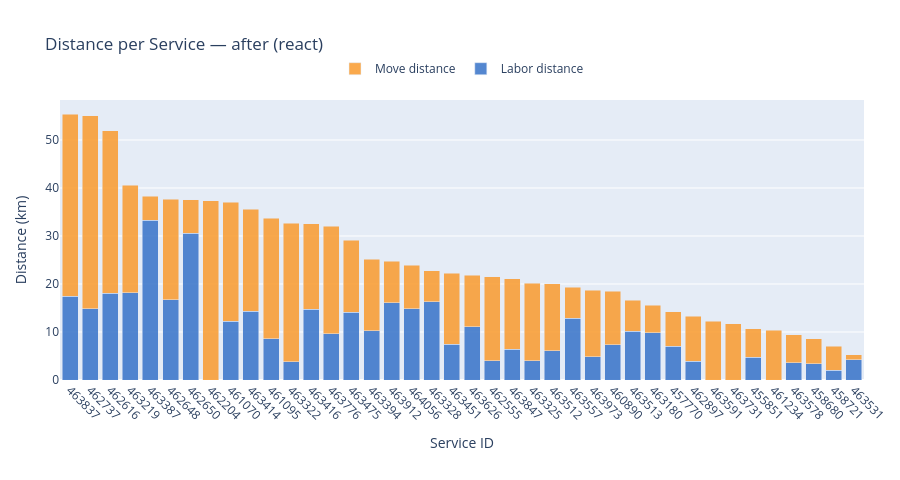
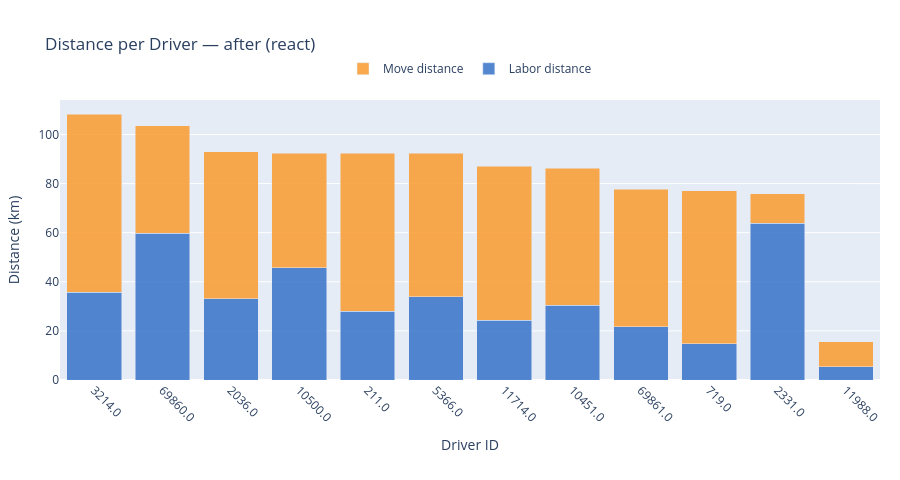

The notebook cell saved with these charts, in order:
### Markdown cell above
---
## Distance per Service / Driver

### Code cell
build_service_distance_figure(rows_after, all_services, LABEL_AFTER).show()
build_driver_distance_figure(rows_after, drivers_after, LABEL_AFTER).show()

### Figure 1 — Plotly figure (JSON) as saved in the notebook; plotly's stock layout.template omitted (floating-point values rounded to 4 significant figures)
{"data": [{"hoverinfo": "text", "hovertext": ["Service 463837<br>Labor: 17.40 km", "Service 462737<br>Labor: 14.80 km", "Service 462616<br>Labor: 18.06 km", "Service 463219<br>Labor: 18.15 km", "Service 463387<br>Labor: 33.24 km", "Service 462648<br>Labor: 16.76 km", "Service 462650<br>Labor: 30.59 km", "Service 462204<br>Labor: 0.00 km", "Service 461070<br>Labor: 12.24 km", "Service 463414<br>Labor: 14.34 km", "Service 461095<br>Labor: 8.61 km", "Service 463322<br>Labor: 3.79 km", "Service 463416<br>Labor: 14.77 km", "Service 463776<br>Labor: 9.60 km", "Service 463475<br>Labor: 14.10 km", "Service 463394<br>Labor: 10.25 km", "Service 463912<br>Labor: 16.09 km", "Service 464056<br>Labor: 14.86 km", "Service 463328<br>Labor: 16.31 km", "Service 463451<br>Labor: 7.43 km", "Service 463626<br>Labor: 11.11 km", "Service 462555<br>Labor: 3.99 km", "Service 463847<br>Labor: 6.42 km", "Service 463325<br>Labor: 4.05 km", "Service 463512<br>Labor: 6.13 km", "Service 463557<br>Labor: 12.91 km", "Service 463973<br>Labor: 4.80 km", "Service 460890<br>Labor: 7.34 km", "Service 463513<br>Labor: 10.12 km", "Service 463180<br>Labor: 9.83 km", "Service 457770<br>Labor: 7.01 km", "Service 462897<br>Labor: 3.89 km", "Service 463591<br>Labor: 0.00 km", "Service 463731<br>Labor: 0.00 km", "Service 455851<br>Labor: 4.79 km", "Service 461234<br>Labor: 0.00 km", "Service 463578<br>Labor: 3.61 km", "Service 458680<br>Labor: 3.36 km", "Service 458721<br>Labor: 2.07 km", "Service 463531<br>Labor: 4.22 km"], "marker": {"color": "rgba(55, 115, 200, 0.85)"}, "name": "Labor distance", "type": "bar", "x": ["463837", "462737", "462616", "463219", "463387", "462648", "462650", "462204", "461070", "463414", "461095", "463322", "463416", "463776", "463475", "463394", "463912", "464056", "463328", "463451", "463626", "462555", "463847", "463325", "463512", "463557", "463973", "460890", "463513", "463180", "457770", "462897", "463591", "463731", "455851", "461234", "463578", "458680", "458721", "463531"], "y": [17.4, 14.8, 18.06, 18.15, 33.24, 16.76, 30.59, 0, 12.24, 14.34, 8.61, 3.79, 14.77, 9.6, 14.1, 10.25, 16.09, 14.86, 16.31, 7.43, 11.11, 3.99, 6.42, 4.05, 6.13, 12.91, 4.8, 7.34, 10.12, 9.83, 7.01, 3.89, 0, 0, 4.79, 0, 3.61, 3.36, 2.07, 4.22]}, {"hoverinfo": "text", "hovertext": ["Service 463837<br>Move: 38.02 km", "Service 462737<br>Move: 40.24 km", "Service 462616<br>Move: 33.82 km", "Service 463219<br>Move: 22.42 km", "Service 463387<br>Move: 5.03 km", "Service 462648<br>Move: 20.94 km", "Service 462650<br>Move: 6.95 km", "Service 462204<br>Move: 37.34 km", "Service 461070<br>Move: 24.82 km", "Service 463414<br>Move: 21.25 km", "Service 461095<br>Move: 25.09 km", "Service 463322<br>Move: 28.90 km", "Service 463416<br>Move: 17.74 km", "Service 463776<br>Move: 22.48 km", "Service 463475<br>Move: 14.97 km", "Service 463394<br>Move: 14.90 km", "Service 463912<br>Move: 8.68 km", "Service 464056<br>Move: 9.05 km", "Service 463328<br>Move: 6.50 km", "Service 463451<br>Move: 14.80 km", "Service 463626<br>Move: 10.67 km", "Service 462555<br>Move: 17.57 km", "Service 463847<br>Move: 14.71 km", "Service 463325<br>Move: 16.10 km", "Service 463512<br>Move: 13.94 km", "Service 463557<br>Move: 6.37 km", "Service 463973<br>Move: 13.85 km", "Service 460890<br>Move: 11.18 km", "Service 463513<br>Move: 6.54 km", "Service 463180<br>Move: 5.70 km", "Service 457770<br>Move: 7.26 km", "Service 462897<br>Move: 9.38 km", "Service 463591<br>Move: 12.26 km", "Service 463731<br>Move: 11.76 km", "Service 455851<br>Move: 5.85 km", "Service 461234<br>Move: 10.35 km", "Service 463578<br>Move: 5.86 km", "Service 458680<br>Move: 5.24 km", "Service 458721<br>Move: 4.95 km", "Service 463531<br>Move: 1.05 km"], "marker": {"color": "rgba(250, 155, 45, 0.85)"}, "name": "Move distance", "type": "bar", "x": ["463837", "462737", "462616", "463219", "463387", "462648", "462650", "462204", "461070", "463414", "461095", "463322", "463416", "463776", "463475", "463394", "463912", "464056", "463328", "463451", "463626", "462555", "463847", "463325", "463512", "463557", "463973", "460890", "463513", "463180", "457770", "462897", "463591", "463731", "455851", "461234", "463578", "458680", "458721", "463531"], "y": [38.02, 40.24, 33.82, 22.42, 5.03, 20.94, 6.95, 37.34, 24.82, 21.25, 25.09, 28.9, 17.74, 22.48, 14.97, 14.9, 8.68, 9.05, 6.5, 14.8, 10.67, 17.57, 14.71, 16.1, 13.94, 6.37, 13.85, 11.18, 6.54, 5.7, 7.26, 9.38, 12.26, 11.76, 5.85, 10.35, 5.86, 5.24, 4.95, 1.05]}], "layout": {"barmode": "stack", "height": 480, "hovermode": "x", "legend": {"orientation": "h", "x": 0.5, "xanchor": "center", "y": 1.06, "yanchor": "bottom"}, "margin": {"b": 100, "l": 60, "r": 20, "t": 100}, "title": {"text": "Distance per Service — after (react)"}, "xaxis": {"tickangle": 45, "title": {"text": "Service ID"}}, "yaxis": {"title": {"text": "Distance (km)"}}}}

### Figure 2 — Plotly figure (JSON) as saved in the notebook; plotly's stock layout.template omitted (floating-point values rounded to 4 significant figures)
{"data": [{"hoverinfo": "text", "hovertext": ["Driver 3214.0<br>Labor: 35.75 km", "Driver 69860.0<br>Labor: 59.78 km", "Driver 2036.0<br>Labor: 33.01 km", "Driver 10500.0<br>Labor: 45.83 km", "Driver 211.0<br>Labor: 28.05 km", "Driver 5366.0<br>Labor: 33.97 km", "Driver 11714.0<br>Labor: 24.40 km", "Driver 10451.0<br>Labor: 30.39 km", "Driver 69861.0<br>Labor: 21.74 km", "Driver 719.0<br>Labor: 14.86 km", "Driver 2331.0<br>Labor: 63.83 km", "Driver 11988.0<br>Labor: 5.43 km"], "marker": {"color": "rgba(55, 115, 200, 0.85)"}, "name": "Labor distance", "type": "bar", "x": ["3214.0", "69860.0", "2036.0", "10500.0", "211.0", "5366.0", "11714.0", "10451.0", "69861.0", "719.0", "2331.0", "11988.0"], "y": [35.75, 59.78, 33.01, 45.83, 28.05, 33.97, 24.4, 30.39, 21.74, 14.86, 63.83, 5.43]}, {"hoverinfo": "text", "hovertext": ["Driver 3214.0<br>Move: 72.61 km", "Driver 69860.0<br>Move: 43.88 km", "Driver 2036.0<br>Move: 59.97 km", "Driver 10500.0<br>Move: 46.53 km", "Driver 211.0<br>Move: 64.27 km", "Driver 5366.0<br>Move: 58.34 km", "Driver 11714.0<br>Move: 62.72 km", "Driver 10451.0<br>Move: 55.89 km", "Driver 69861.0<br>Move: 56.01 km", "Driver 719.0<br>Move: 62.14 km", "Driver 2331.0<br>Move: 11.98 km", "Driver 11988.0<br>Move: 10.19 km"], "marker": {"color": "rgba(250, 155, 45, 0.85)"}, "name": "Move distance", "type": "bar", "x": ["3214.0", "69860.0", "2036.0", "10500.0", "211.0", "5366.0", "11714.0", "10451.0", "69861.0", "719.0", "2331.0", "11988.0"], "y": [72.61, 43.88, 59.97, 46.53, 64.27, 58.34, 62.72, 55.89, 56.01, 62.14, 11.98, 10.19]}], "layout": {"barmode": "stack", "height": 480, "hovermode": "x", "legend": {"orientation": "h", "x": 0.5, "xanchor": "center", "y": 1.06, "yanchor": "bottom"}, "margin": {"b": 100, "l": 60, "r": 20, "t": 100}, "title": {"text": "Distance per Driver — after (react)"}, "xaxis": {"tickangle": 45, "title": {"text": "Driver ID"}}, "yaxis": {"title": {"text": "Distance (km)"}}}}
